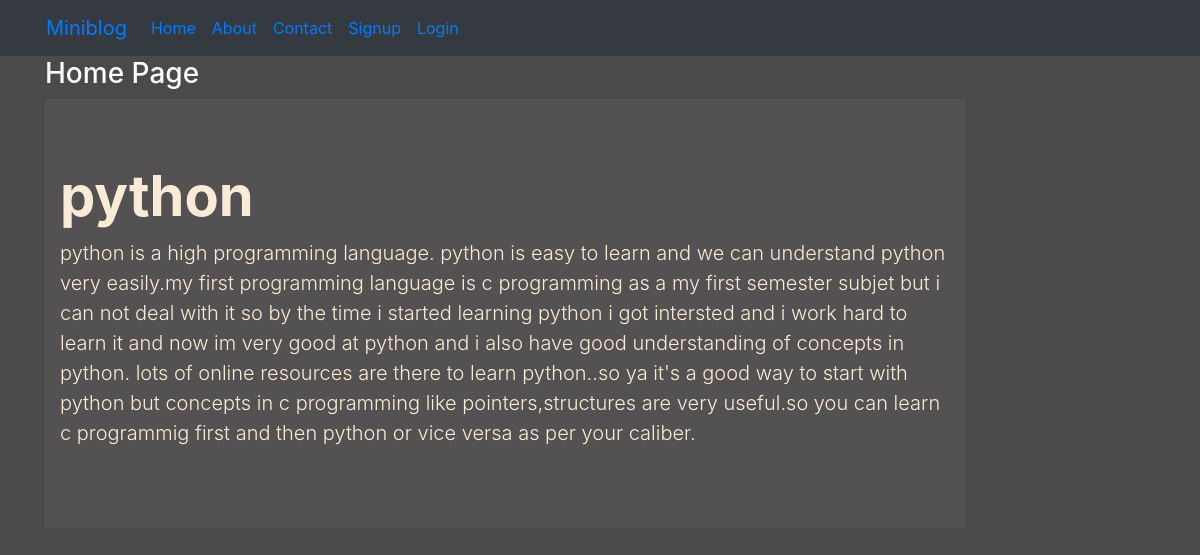
The page / on the database its author committed.
### blog/models.py (models this page shows)
class Post(models.Model):
    title = models.CharField(max_length=50)
    desc = models.TextField()

### blog/views.py (the view)
# urls.py: 2. Add a URL to urlpatterns:  path('', views.home, name='home')
def home(request):
    posts = Post.objects.all()
    return render(request,'blog/home.html',{'posts':posts})

### blog/templates/blog/home.html
{% extends 'blog/base.html' %}
{% load static %}
{% block content %}
    <div class="col-sm-10">
        <h3 class="text-white">Home Page</h3>
        {% for post in posts %}
            <div class="jumbotron jumbotron-fluid jumbo-color">
                <div class="container">
                    <h1 class="display-4 font-weight-bold">{{post.title}}</h1>
                    <p class="lead">{{post.desc}}</p>
                </div>
            </div>
        {% endfor %}
    </div>
{% endblock content %}

### blog/templates/blog/base.html (shortened to what this page needs)
<!DOCTYPE html>
{% load static %}
<html lang="en">
<head>
    <link rel="stylesheet" href="{% static 'blog/css/bootstrap.css' %}">
    <link rel="stylesheet" href="{% static 'blog/css/style.css' %}">
</head>
<body>
    <div class="container-fluid bg-dark">
        {% include 'blog/navbar.html' %}
    </div>
    <div class="container">
        <div class="row">
            <div class="col-sm-12">
            </div>
        </div>
        <div class="row">
            {% block content %}
            {% endblock content %}
        </div>
    </div>
</body>
</html>

### blog/templates/blog/navbar.html (shortened to what this page needs)
<nav class="navbar navbar-expand-lg bg-dark">
    <div class="container-fluid">
      <a class="navbar-brand" href="{% url 'home' %}">Miniblog</a>
      <div class="collapse navbar-collapse" id="navbarNav">
        <ul class="navbar-nav">
          <li class="nav-item">
            <a class="nav-link active" aria-current="page" href="{% url 'home' %}">Home</a>
          </li>
          <li class="nav-item">
            <a class="nav-link" href="{% url 'about' %}">About</a>
          </li>
          <li class="nav-item">
            <a class="nav-link" href="{% url 'contact' %}">Contact</a>
          </li>
          {% if request.user.is_authenticated %}
          <li class="nav-item">
            <a class="nav-link" href="{% url 'dashboard' %}">Dashboard</a>
          </li>
          <li class="nav-item">
            <a class="nav-link" href="{% url 'logout' %}">Logout</a>
          </li>
          {% else %}
          <li class="nav-item">
            <a class="nav-link" href="{% url 'signup' %}">Signup</a>
          </li>
          <li class="nav-item">
            <a class="nav-link" href="{% url 'login' %}">Login</a>
          </li>
          {% endif %}
        </ul>
      </div>
    </div>
  </nav>

### blog/static/blog/css/style.css (style rules this page uses)
body { background-color: rgb(75,74,74); color: antiquewhite; }
.jumbo-color { background-color: rgb(83,81,81); }

### rows shown on the page
Post: title "python", desc "python is a high programming language. python is easy to learn and we can understand python very easily.my first programming language is c programming as a my first semester subjet but i can not deal with it so by the time i started learning python i got intersted and i work hard to learn it and now im very good at python and i also have good understanding of concepts in python. lots of online resources are there to learn python..so ya it's a good way to start with python but concepts in c programming like pointers,structures are very useful.so you can learn c programmig first and then python or vice versa as per your caliber."
